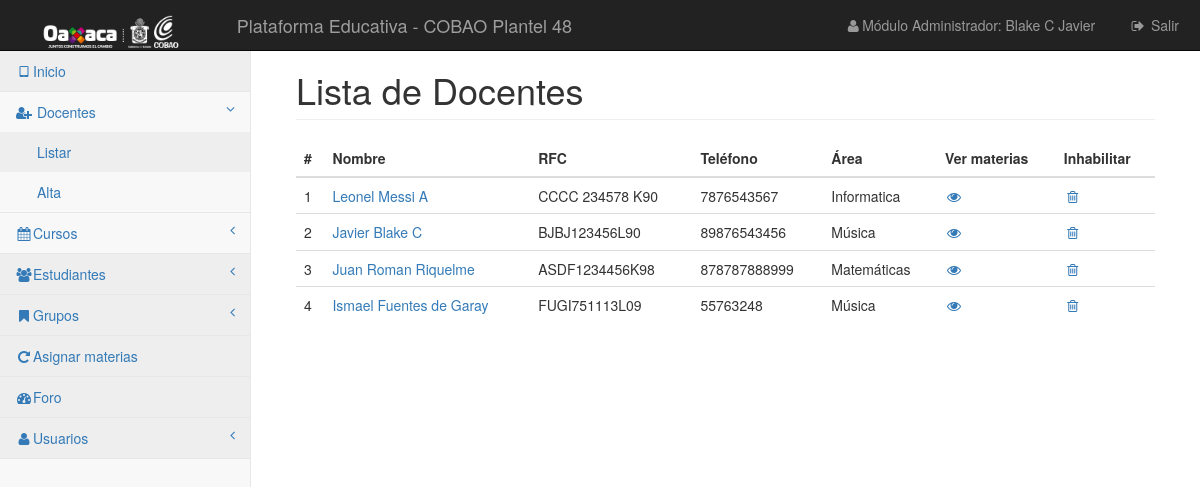
/vistas/docentes/listar.php (signed in), run on the app's committed database.
### tables this page shows
CREATE TABLE `docentes` (
  `id` int(10) UNSIGNED NOT NULL,
  `nombre` varchar(255) DEFAULT NULL,
  `apaterno` varchar(255) DEFAULT NULL,
  `amaterno` varchar(255) DEFAULT NULL,
  `direccion` text,
  `telefono` varchar(255) DEFAULT NULL,
  `rfc` varchar(255) DEFAULT NULL,
  `area` varchar(255) DEFAULT NULL,
  `curp` varchar(18) NOT NULL,
  `email` varchar(30) NOT NULL
);

### librerias/Simple_sessions.php (called while the page is built, shortened)
<?php
class Simple_sessions{
private $my_sess;
public function  __construct($sess_name = 'simple_sessions'){
$this->my_sess = &$_SESSION;
}
public function check_sess($name){
return isset($this->my_sess[$name]);
}
public function get_value($name){
if($this->check_sess($name)){
return $this->my_sess[$name];
}
return false;
}
}
?>

### vistas/docentes/listar.php (the view, shortened to what this page needs)
<?php
require_once '../../librerias/Simple_sessions.php';
$obj_ses = new Simple_sessions();
if ($obj_ses->check_sess('userid')) {
    include '../../control/conexion.php';
    $selec = "SELECT * FROM `docentes`";
    $ejecutar = $conexion->query($selec);
?>
<!DOCTYPE html>
<html lang="es">
<head>
    <link href="../../css/bootstrap.min.css" rel="stylesheet">
    <link href="../../css/metisMenu.min.css" rel="stylesheet">
    <link href="../../css/timeline.css" rel="stylesheet">
    <link href="../../css/startmin.css" rel="stylesheet">
    <link href="../../css/morris.css" rel="stylesheet">
    <link href="../../css/font-awesome.min.css" rel="stylesheet" type="text/css">
</head>
<body>
<div id="wrapper">
    <nav class="navbar navbar-inverse navbar-fixed-top" role="navigation">
        <div class="navbar-header">
            <a class="navbar-brand" href="#"><img src="../../img/cobaojj.png" style="height: 33px"></a>
        </div>
        <div class="navbar-header">
            <a href="" class="navbar-brand">Plataforma Educativa - COBAO Plantel 48</a>
        </div>
        <ul class="nav navbar-right navbar-top-links">
            <li><a href="#"><i class="fa fa-user fa-fw"></i>Módulo Administrador: <?php echo $obj_ses->get_value('nombre')?></a>
            </li>
            <li><a href="../../control/cerrarSesion.php"><i class="fa fa-sign-out fa-fw"></i> Salir</a>
            </li>
        </ul>
        <div class="navbar-default sidebar" role="navigation">
            <div class="sidebar-nav navbar-collapse">
                <ul class="nav" id="side-menu">
                    <li>
                        <a href="../../menuPrincipal.php" class="active"><i class="fa fa-tablet fa-fw"></i>Inicio</a>
                    </li>
                    <li>
                        <a href="#"><i class="fa fa-user-plus fa-fw"></i> Docentes<span class="fa arrow"></span></a>
                        <ul class="nav nav-second-level">
                            <li>
                                <a href="listar.php">Listar</a>
                            </li>
                            <li>
                                <a href="alta.php">Alta</a>
                            </li>
                        </ul>
                    </li>
                    <li>
                        <a href="#"><i class="fa fa-calendar fa-fw"></i>Cursos<span class="fa arrow"></span></a>
                    </li>
                    <li>
                        <a href="#" class="active"><i class="fa fa-users fa-fw"></i>Estudiantes <span class="fa arrow"></span></a>
                    </li>
                    <li>
                        <a href="#" class="active"><i class="fa fa-bookmark fa-fw"></i>Grupos <span class="fa arrow"></span></a>
                    </li>
                    <li>
                        <a href="../grupos/asignar.php" class="active"><i class="fa fa-repeat fa-fw"></i>Asignar materias</a>
                    </li>
                    <li>
                        <a href="../foro/listar-f-a.php" class="active"><i class="fa fa-dashboard fa-fw"></i>Foro</a>
                    </li>
                    <li>
                        <a href="#" class="active"><i class="fa fa-user fa-fw"></i>Usuarios <span
                                    class="fa arrow"></span></a>
                    </li>
                </ul>
            </div>
        </div>
    </nav>
    <div id="page-wrapper">
        <div class="container-fluid">
            <div class="row">
                <div class="col-lg-12">
                    <h1 class="page-header">Lista de Docentes</h1>
                </div>
            </div>
            <div class="row">
                <div class="col-lg-12">
                    <div class="table-responsive">
                        <table class="table">
                            <thead>
                            <tr>
                                <th>#</th>
                                <th>Nombre</th>
                                <th>RFC</th>
                                <th>Teléfono</th>
                                <th>Área</th>
                                <th>Ver materias</th>
                                <th>Inhabilitar</th>
                            </tr>
                            </thead>
                            <tbody>
                            <?php $i = 0;
                            while ($datos = $ejecutar->fetch_assoc()) {
                                $id = $datos['id'];
                                echo "<tr>";
                                echo "<td>". $i += 1 ."</td>";
                                echo "<td> <a href='editar-d.php?id=$id'>". $datos['nombre'] ." ". $datos['apaterno']." ".$datos['amaterno'] ."</a></td>";
                                echo "<td>". $datos['rfc']."</td>";
                                echo "<td>". $datos['telefono'] ."</td>";
                                echo "<td>". $datos['area'] ."</td>";
                                echo "<td> <a href='mismaterias.php?id=$id'><i class='fa fa-eye fa-fw' aria-hidden='true'></i></a></td>";
                                echo "<td><a href='../../control/docentes/eliminar-d.php?id=$id' onclick='return confirm(\"¿Eliminar?\");' <i class='fa fa-trash-o fa-fw' aria-hidden='true'></i></a></td>";
                                echo "<tr>";
                            }
                            ?>
                            </tbody>
                        </table>
                    </div>
                </div>
            </div>
        </div>
    </div>
</div>
</body>
</html>
<?php
}else{
    header("Location: ../../index.php");
}
?>

### css/startmin.css (style rules this page uses)
body { background-color: #f8f8f8; }
#wrapper { width: 100%; }
#page-wrapper { padding: 30px 15px 0 15px; min-height: 568px; background-color: #fff; }
@media (min-width:768px) { #page-wrapper { position: inherit; margin-left: 250px; padding: 30px 30px 0 30px; border-left: 1px solid #e7e7e7; } }
.navbar-header { float: left; }
.navbar-right { text-align: right; }
.navbar-top-links { margin: 0; }
.navbar-top-links li { display: inline-block; }
.navbar-top-links li:last-child { margin-right: 6px; }
.navbar-top-links li a { padding: 15px; min-height: 50px; }
.navbar-top-links>li>a { color: #999; }
.sidebar .sidebar-nav.navbar-collapse { padding-right: 0; padding-left: 0; }
.sidebar ul li { border-bottom: 1px solid #e7e7e7; }
.sidebar ul li a.active { background-color: #eee; }
.sidebar .arrow { float: right; }
.sidebar .fa.arrow:before { content: "\f104"; }
.sidebar .active>a>.fa.arrow:before { content: "\f107"; }
.sidebar .nav-second-level li, .sidebar .nav-third-level li { border-bottom: 0!important; }
.sidebar .nav-second-level li a { padding-left: 37px; }
@media (min-width:768px) { .sidebar { z-index: 1; position: absolute; width: 250px; margin-top: 51px; } }

### data on the page
docentes: i "1", nombre "Leonel", apaterno "Messi", amaterno "A", rfc "CCCC 234578 K90", telefono "7876543567", area "Informatica"
docentes: i "2", nombre "Javier", apaterno "Blake", amaterno "C", rfc "BJBJ123456L90", telefono "89876543456", area "Música"
docentes: i "3", nombre "Juan", apaterno "Roman", amaterno "Riquelme", rfc "ASDF1234456K98", telefono "878787888999", area "Matemáticas"
docentes: i "4", nombre "Ismael", apaterno "Fuentes", amaterno "de Garay", rfc "FUGI751113L09", telefono "55763248", area "Música"

### other printed values
$obj_ses->get_value('nombre') "Blake C Javier"
